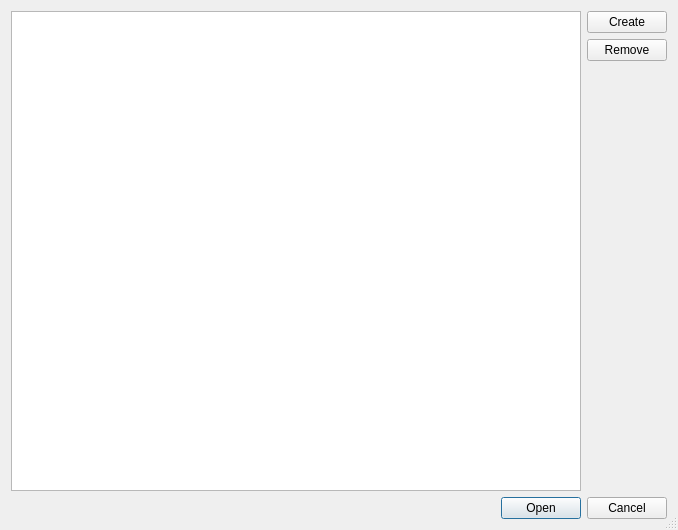
<?xml version="1.0" encoding="UTF-8"?>
<ui version="4.0">
 <class>ProjectDialog</class>
 <widget class="QDialog" name="ProjectDialog">
  <property name="geometry">
   <rect>
    <x>0</x>
    <y>0</y>
    <width>678</width>
    <height>530</height>
   </rect>
  </property>
  <property name="windowTitle">
   <string>Project Dialog</string>
  </property>
  <property name="windowIcon">
   <iconset resource="../../resources.qrc">
    <normaloff>:/images/G.png</normaloff>:/images/G.png</iconset>
  </property>
  <property name="sizeGripEnabled">
   <bool>true</bool>
  </property>
  <property name="modal">
   <bool>true</bool>
  </property>
  <layout class="QVBoxLayout" name="verticalLayout_2">
   <item>
    <layout class="QHBoxLayout" name="horizontalLayout_3">
     <item>
      <widget class="QTableView" name="projectsTable">
       <property name="selectionMode">
        <enum>QAbstractItemView::SingleSelection</enum>
       </property>
       <property name="selectionBehavior">
        <enum>QAbstractItemView::SelectRows</enum>
       </property>
       <attribute name="horizontalHeaderStretchLastSection">
        <bool>true</bool>
       </attribute>
      </widget>
     </item>
     <item>
      <layout class="QVBoxLayout" name="verticalLayout">
       <item>
        <widget class="QPushButton" name="createProjectBtn">
         <property name="toolTip">
          <string>Create new project</string>
         </property>
         <property name="whatsThis">
          <string>Create new project</string>
         </property>
         <property name="accessibleName">
          <string>Create new project</string>
         </property>
         <property name="accessibleDescription">
          <string>Create new project</string>
         </property>
         <property name="text">
          <string>Create</string>
         </property>
         <property name="icon">
          <iconset resource="../../resources.qrc">
           <normaloff>:/images/new.png</normaloff>:/images/new.png</iconset>
         </property>
        </widget>
       </item>
       <item>
        <widget class="QPushButton" name="delProjectBtn">
         <property name="toolTip">
          <string>Remove selected project</string>
         </property>
         <property name="whatsThis">
          <string>Remove selected project</string>
         </property>
         <property name="accessibleName">
          <string>Remove selected project</string>
         </property>
         <property name="accessibleDescription">
          <string>Remove selected project</string>
         </property>
         <property name="text">
          <string>Remove</string>
         </property>
         <property name="icon">
          <iconset resource="../../resources.qrc">
           <normaloff>:/images/delete.png</normaloff>:/images/delete.png</iconset>
         </property>
        </widget>
       </item>
       <item>
        <spacer name="verticalSpacer">
         <property name="orientation">
          <enum>Qt::Vertical</enum>
         </property>
         <property name="sizeHint" stdset="0">
          <size>
           <width>20</width>
           <height>40</height>
          </size>
         </property>
        </spacer>
       </item>
      </layout>
     </item>
    </layout>
   </item>
   <item>
    <layout class="QHBoxLayout" name="horizontalLayout_2">
     <item>
      <layout class="QHBoxLayout" name="horizontalLayout"/>
     </item>
     <item>
      <widget class="QDialogButtonBox" name="buttonBox">
       <property name="enabled">
        <bool>true</bool>
       </property>
       <property name="orientation">
        <enum>Qt::Horizontal</enum>
       </property>
       <property name="standardButtons">
        <set>QDialogButtonBox::Cancel|QDialogButtonBox::Open</set>
       </property>
       <property name="centerButtons">
        <bool>false</bool>
       </property>
      </widget>
     </item>
    </layout>
   </item>
  </layout>
 </widget>
 <tabstops>
  <tabstop>projectsTable</tabstop>
  <tabstop>buttonBox</tabstop>
  <tabstop>createProjectBtn</tabstop>
  <tabstop>delProjectBtn</tabstop>
 </tabstops>
 <resources>
  <include location="../../resources.qrc"/>
 </resources>
 <connections>
  <connection>
   <sender>buttonBox</sender>
   <signal>rejected()</signal>
   <receiver>ProjectDialog</receiver>
   <slot>reject()</slot>
   <hints>
    <hint type="sourcelabel">
     <x>316</x>
     <y>260</y>
    </hint>
    <hint type="destinationlabel">
     <x>286</x>
     <y>274</y>
    </hint>
   </hints>
  </connection>
 </connections>
</ui>
